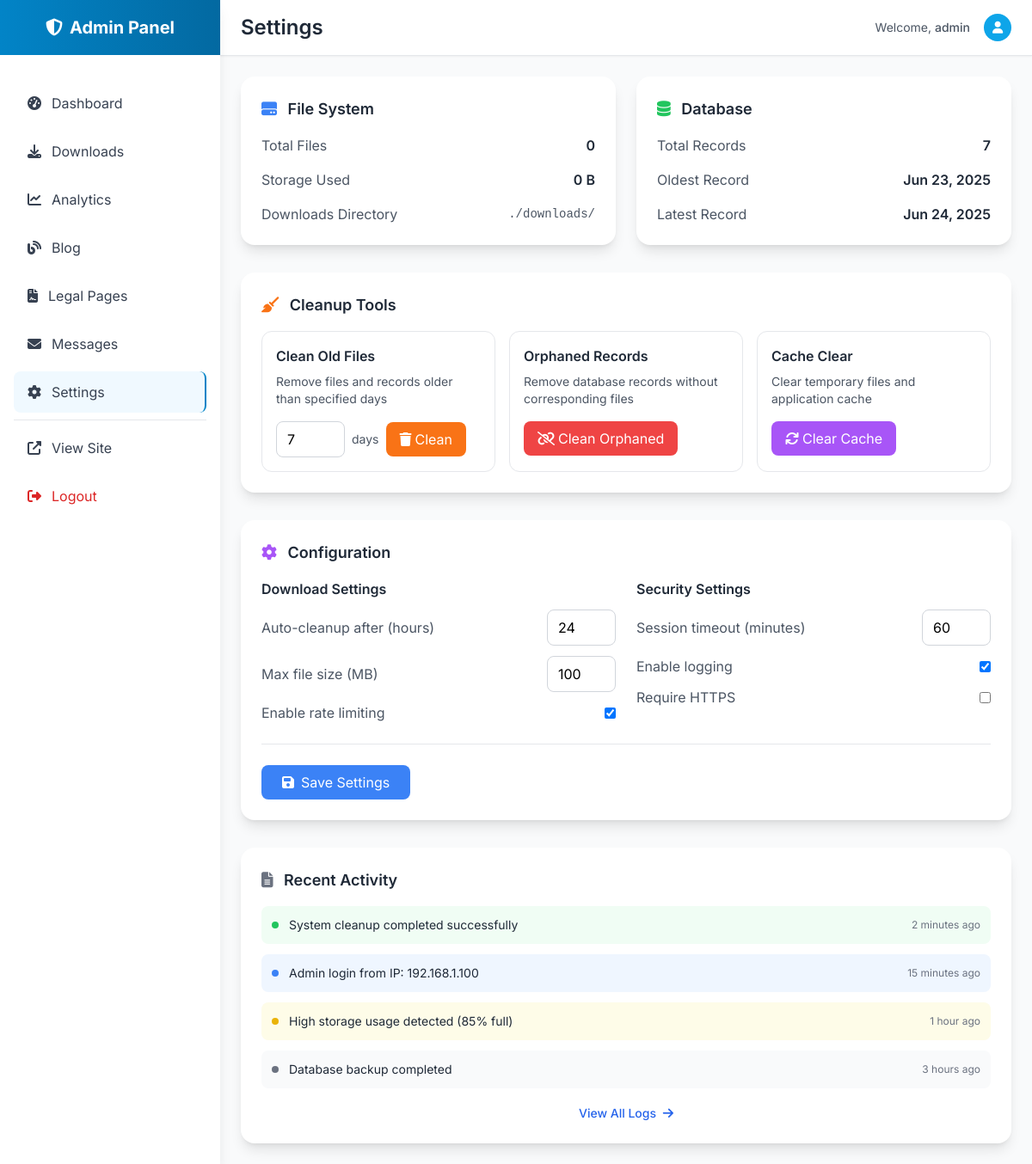
The app's page /admin/settings (signed in), older data.
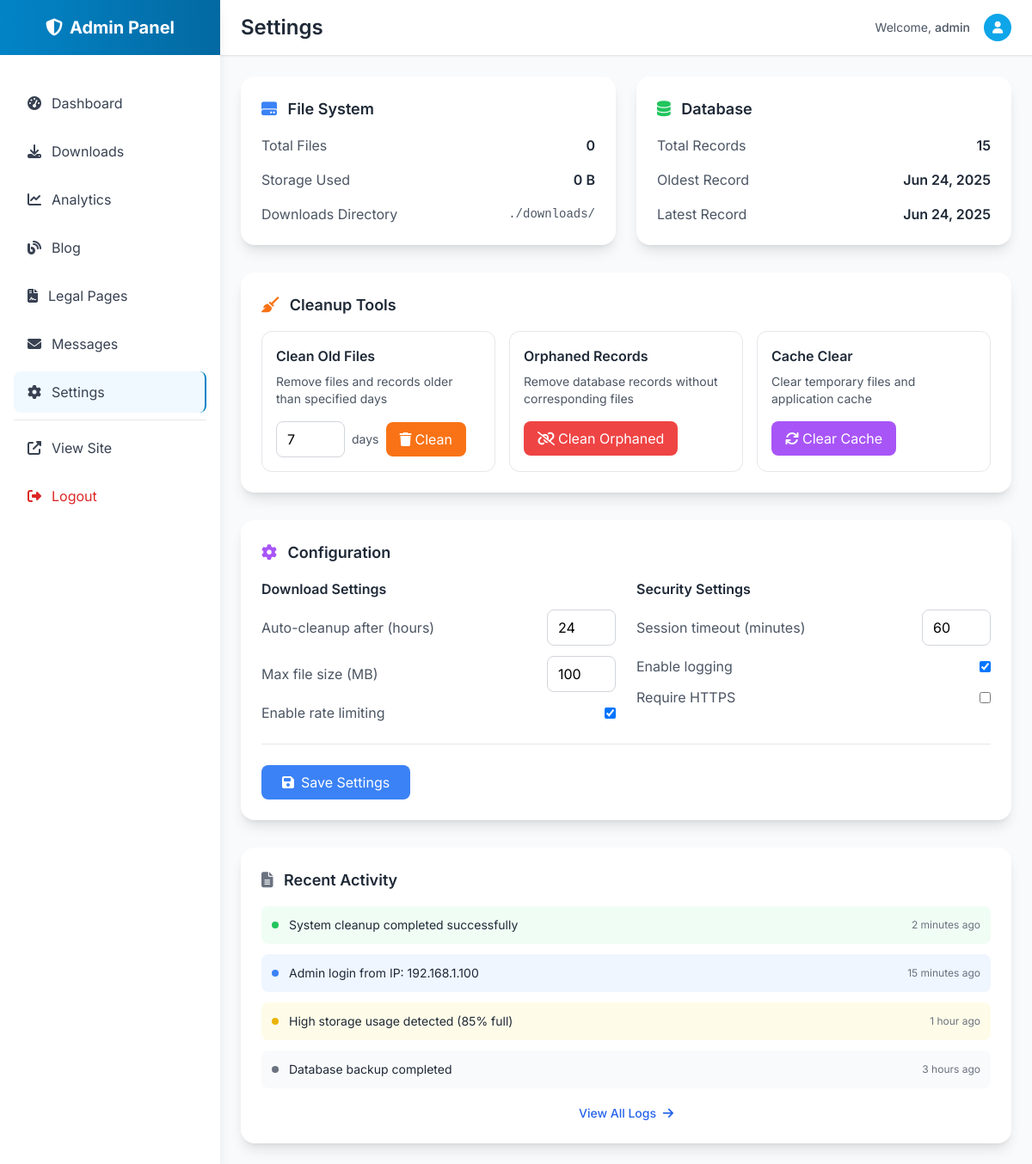
The same page, newer data.
### utils.py (models this page shows)
class DownloadHistory(db.Model):
    __tablename__ = 'download_history'
    id = Column(Integer, primary_key=True)
    url = Column(String(500), nullable=False)
    platform = Column(String(50), nullable=False)
    filename = Column(String(255), nullable=False)
    file_path = Column(String(500), nullable=False)
    file_size = Column(BigInteger)
    media_type = Column(String(50))
    created_at = Column(DateTime, default=datetime.utcnow)

### admin.py (the view, shortened to what this page needs)
@app.route('/admin/settings')
@admin_required
def admin_settings():
    downloads_dir = 'downloads'
    total_files = 0
    total_size = 0
    db_stats = {
        'total_records': DownloadHistory.query.count(),
        'oldest_record': DownloadHistory.query.order_by(DownloadHistory.created_at).first(),
        'newest_record': DownloadHistory.query.order_by(desc(DownloadHistory.created_at)).first()
    }
    return render_template('admin/settings.html',
        total_files=total_files,
        total_size=format_file_size(total_size),
        db_stats=db_stats,
        format_file_size=format_file_size
    )

### admin.py (called while the page is built)
def admin_required(f):
    @wraps(f)
    def decorated_function(*args, **kwargs):
        if not session.get('admin_logged_in'):
            return redirect(url_for('admin_login'))
        return f(*args, **kwargs)
    return decorated_function

### utils.py (called while the page is built, shortened)
def format_file_size(size_bytes):
    if size_bytes == 0:
        return "0 B"

### templates/admin/settings.html (shortened to what this page needs)
{% extends "admin/base.html" %}
{% block page_title %}Settings{% endblock %}
{% block content %}
<div class="grid grid-cols-1 lg:grid-cols-2 gap-6 mb-8">
    <div class="bg-white rounded-2xl shadow-lg p-6">
        <h3 class="text-lg font-semibold text-gray-800 mb-4">
            <i class="fas fa-hdd text-blue-500 mr-2"></i>
            File System
        </h3>
        <div class="space-y-4">
            <div class="flex items-center justify-between">
                <span class="text-gray-600">Total Files</span>
                <span class="font-semibold text-gray-800">{{ total_files }}</span>
            </div>
            <div class="flex items-center justify-between">
                <span class="text-gray-600">Storage Used</span>
                <span class="font-semibold text-gray-800">{{ total_size }}</span>
            </div>
            <div class="flex items-center justify-between">
                <span class="text-gray-600">Downloads Directory</span>
                <span class="font-mono text-sm text-gray-600">./downloads/</span>
            </div>
        </div>
    </div>
    <div class="bg-white rounded-2xl shadow-lg p-6">
        <h3 class="text-lg font-semibold text-gray-800 mb-4">
            <i class="fas fa-database text-green-500 mr-2"></i>
            Database
        </h3>
        <div class="space-y-4">
            <div class="flex items-center justify-between">
                <span class="text-gray-600">Total Records</span>
                <span class="font-semibold text-gray-800">{{ db_stats.total_records }}</span>
            </div>
            {% if db_stats.oldest_record %}
            <div class="flex items-center justify-between">
                <span class="text-gray-600">Oldest Record</span>
                <span class="font-semibold text-gray-800">{{ db_stats.oldest_record.created_at.strftime('%b %d, %Y') }}</span>
            </div>
            {% endif %}
            {% if db_stats.newest_record %}
            <div class="flex items-center justify-between">
                <span class="text-gray-600">Latest Record</span>
                <span class="font-semibold text-gray-800">{{ db_stats.newest_record.created_at.strftime('%b %d, %Y') }}</span>
            </div>
            {% endif %}
        </div>
    </div>
</div>
<div class="bg-white rounded-2xl shadow-lg p-6 mb-8">
    <h3 class="text-lg font-semibold text-gray-800 mb-4">
        <i class="fas fa-broom text-orange-500 mr-2"></i>
        Cleanup Tools
    </h3>
    <div class="grid grid-cols-1 md:grid-cols-3 gap-4">
        <div class="border border-gray-200 rounded-xl p-4">
            <h4 class="font-semibold text-gray-800 mb-2">Clean Old Files</h4>
            <p class="text-sm text-gray-600 mb-4">Remove files and records older than specified days</p>
            <div class="flex items-center space-x-2">
                <input type="number" id="cleanupDays" value="7" min="1" max="365"
                       class="w-20 px-3 py-2 border border-gray-300 rounded-lg focus:border-blue-500 focus:ring-2 focus:ring-blue-200">
                <span class="text-sm text-gray-600">days</span>
                <button onclick="performCleanup()"
                        class="bg-orange-500 text-white px-4 py-2 rounded-lg hover:bg-orange-600 transition-colors">
                    <i class="fas fa-trash mr-1"></i>Clean
                </button>
            </div>
        </div>
        <div class="border border-gray-200 rounded-xl p-4">
            <h4 class="font-semibold text-gray-800 mb-2">Orphaned Records</h4>
            <p class="text-sm text-gray-600 mb-4">Remove database records without corresponding files</p>
            <button onclick="cleanOrphaned()"
                    class="bg-red-500 text-white px-4 py-2 rounded-lg hover:bg-red-600 transition-colors">
                <i class="fas fa-unlink mr-1"></i>Clean Orphaned
            </button>
        </div>
        <div class="border border-gray-200 rounded-xl p-4">
            <h4 class="font-semibold text-gray-800 mb-2">Cache Clear</h4>
            <p class="text-sm text-gray-600 mb-4">Clear temporary files and application cache</p>
            <button onclick="clearCache()"
                    class="bg-purple-500 text-white px-4 py-2 rounded-lg hover:bg-purple-600 transition-colors">
                <i class="fas fa-sync mr-1"></i>Clear Cache
            </button>
        </div>
    </div>
</div>
<div class="bg-white rounded-2xl shadow-lg p-6 mb-8">
    <h3 class="text-lg font-semibold text-gray-800 mb-4">
        <i class="fas fa-cog text-purple-500 mr-2"></i>
        Configuration
    </h3>
    <div class="grid grid-cols-1 md:grid-cols-2 gap-6">
        <div>
            <h4 class="font-semibold text-gray-800 mb-3">Download Settings</h4>
            <div class="space-y-3">
                <div class="flex items-center justify-between">
                    <label class="text-gray-600">Auto-cleanup after (hours)</label>
                    <input type="number" value="24" min="1" max="168"
                           class="w-20 px-3 py-2 border border-gray-300 rounded-lg focus:border-blue-500 focus:ring-2 focus:ring-blue-200">
                </div>
                <div class="flex items-center justify-between">
                    <label class="text-gray-600">Max file size (MB)</label>
                    <input type="number" value="100" min="1" max="1000"
                           class="w-20 px-3 py-2 border border-gray-300 rounded-lg focus:border-blue-500 focus:ring-2 focus:ring-blue-200">
                </div>
                <div class="flex items-center justify-between">
                    <label class="text-gray-600">Enable rate limiting</label>
                    <input type="checkbox" checked class="rounded">
                </div>
            </div>
        </div>
        <div>
            <h4 class="font-semibold text-gray-800 mb-3">Security Settings</h4>
            <div class="space-y-3">
                <div class="flex items-center justify-between">
                    <label class="text-gray-600">Session timeout (minutes)</label>
                    <input type="number" value="60" min="5" max="480"
                           class="w-20 px-3 py-2 border border-gray-300 rounded-lg focus:border-blue-500 focus:ring-2 focus:ring-blue-200">
                </div>
                <div class="flex items-center justify-between">
                    <label class="text-gray-600">Enable logging</label>
                    <input type="checkbox" checked class="rounded">
                </div>
                <div class="flex items-center justify-between">
                    <label class="text-gray-600">Require HTTPS</label>
                    <input type="checkbox" class="rounded">
                </div>
            </div>
        </div>
    </div>
    <div class="mt-6 pt-6 border-t border-gray-200">
        <button class="bg-blue-500 text-white px-6 py-2 rounded-lg hover:bg-blue-600 transition-colors">
            <i class="fas fa-save mr-2"></i>Save Settings
        </button>
    </div>
</div>
<div class="bg-white rounded-2xl shadow-lg p-6">
    <h3 class="text-lg font-semibold text-gray-800 mb-4">
        <i class="fas fa-file-alt text-gray-500 mr-2"></i>
        Recent Activity
    </h3>
    <div class="space-y-3">
        <div class="flex items-center justify-between p-3 bg-green-50 rounded-lg">
            <div class="flex items-center space-x-3">
                <div class="w-2 h-2 bg-green-500 rounded-full"></div>
                <span class="text-sm text-gray-800">System cleanup completed successfully</span>
            </div>
            <span class="text-xs text-gray-500">2 minutes ago</span>
        </div>
        <div class="flex items-center justify-between p-3 bg-blue-50 rounded-lg">
            <div class="flex items-center space-x-3">
                <div class="w-2 h-2 bg-blue-500 rounded-full"></div>
                <span class="text-sm text-gray-800">Admin login from IP: 192.168.1.100</span>
            </div>
            <span class="text-xs text-gray-500">15 minutes ago</span>
        </div>
        <div class="flex items-center justify-between p-3 bg-yellow-50 rounded-lg">
            <div class="flex items-center space-x-3">
                <div class="w-2 h-2 bg-yellow-500 rounded-full"></div>
                <span class="text-sm text-gray-800">High storage usage detected (85% full)</span>
            </div>
            <span class="text-xs text-gray-500">1 hour ago</span>
        </div>
        <div class="flex items-center justify-between p-3 bg-gray-50 rounded-lg">
            <div class="flex items-center space-x-3">
                <div class="w-2 h-2 bg-gray-500 rounded-full"></div>
                <span class="text-sm text-gray-800">Database backup completed</span>
            </div>
            <span class="text-xs text-gray-500">3 hours ago</span>
        </div>
    </div>
    <div class="mt-4 text-center">
        <button class="text-blue-600 hover:text-blue-800 text-sm font-medium">
            View All Logs <i class="fas fa-arrow-right ml-1"></i>
        </button>
    </div>
</div>
{% endblock %}

### templates/admin/base.html (shortened to what this page needs)
<!DOCTYPE html>
<html lang="en" class="scroll-smooth">
<head>
    <script src="https://cdn.tailwindcss.com"></script>
    <link rel="stylesheet" href="https://cdnjs.cloudflare.com/ajax/libs/font-awesome/6.4.0/css/all.min.css">
</head>
<body class="bg-gray-50 font-sans">
    <div class="fixed inset-y-0 left-0 z-50 w-64 bg-white shadow-lg transform -translate-x-full lg:translate-x-0 transition-transform duration-300" id="sidebar">
        <div class="flex items-center justify-center h-16 bg-gradient-to-r from-admin-600 to-admin-700">
            <h1 class="text-white text-xl font-bold">
                <i class="fas fa-shield-alt mr-2"></i>Admin Panel
            </h1>
        </div>
        <nav class="mt-8">
            <div class="px-4 space-y-2">
                <a href="{{ url_for('admin_dashboard') }}" class="flex items-center px-4 py-3 text-gray-700 rounded-lg hover:bg-admin-50 hover:text-admin-600 transition-colors duration-200 ">
                    <i class="fas fa-tachometer-alt mr-3"></i>
                    Dashboard
                </a>
                <a href="{{ url_for('admin_downloads') }}" class="flex items-center px-4 py-3 text-gray-700 rounded-lg hover:bg-admin-50 hover:text-admin-600 transition-colors duration-200 ">
                    <i class="fas fa-download mr-3"></i>
                    Downloads
                </a>
                <a href="{{ url_for('admin_analytics') }}" class="flex items-center px-4 py-3 text-gray-700 rounded-lg hover:bg-admin-50 hover:text-admin-600 transition-colors duration-200 ">
                    <i class="fas fa-chart-line mr-3"></i>
                    Analytics
                </a>
                <a href="{{ url_for('admin_blog') }}" class="flex items-center px-4 py-3 text-gray-700 rounded-lg hover:bg-admin-50 hover:text-admin-600 transition-colors duration-200 ">
                    <i class="fas fa-blog mr-3"></i>
                    Blog
                </a>
                <a href="{{ url_for('admin_legal') }}" class="flex items-center px-4 py-3 text-gray-700 rounded-lg hover:bg-admin-50 hover:text-admin-600 transition-colors duration-200 ">
                    <i class="fas fa-file-contract mr-3"></i>
                    Legal Pages
                </a>
                <a href="{{ url_for('admin_messages') }}" class="flex items-center px-4 py-3 text-gray-700 rounded-lg hover:bg-admin-50 hover:text-admin-600 transition-colors duration-200 ">
                    <i class="fas fa-envelope mr-3"></i>
                    Messages
                </a>
                <a href="{{ url_for('admin_settings') }}" class="flex items-center px-4 py-3 text-gray-700 rounded-lg hover:bg-admin-50 hover:text-admin-600 transition-colors duration-200 {% if request.endpoint == 'admin_settings' %}bg-admin-50 text-admin-600 border-r-2 border-admin-600{% endif %}">
                    <i class="fas fa-cog mr-3"></i>
                    Settings
                </a>
                <div class="border-t border-gray-200 my-4"></div>
                <a href="{{ url_for('index') }}" class="flex items-center px-4 py-3 text-gray-700 rounded-lg hover:bg-gray-100 transition-colors duration-200" target="_blank">
                    <i class="fas fa-external-link-alt mr-3"></i>
                    View Site
                </a>
                <a href="{{ url_for('admin_logout') }}" class="flex items-center px-4 py-3 text-red-600 rounded-lg hover:bg-red-50 transition-colors duration-200">
                    <i class="fas fa-sign-out-alt mr-3"></i>
                    Logout
                </a>
            </div>
        </nav>
    </div>
    <div class="lg:ml-64">
        <header class="bg-white shadow-sm border-b border-gray-200">
            <div class="flex items-center justify-between px-6 py-4">
                <div class="flex items-center">
                    <h2 class="ml-4 lg:ml-0 text-2xl font-semibold text-gray-800">
                        {% block page_title %}Dashboard{% endblock %}
                    </h2>
                </div>
                <div class="flex items-center space-x-4">
                    <div class="text-sm text-gray-600">
                        Welcome, <span class="font-medium">{{ session.admin_username }}</span>
                    </div>
                    <div class="w-8 h-8 bg-admin-500 rounded-full flex items-center justify-center">
                        <i class="fas fa-user text-white text-sm"></i>
                    </div>
                </div>
            </div>
        </header>
        <main class="p-6">
            {% block content %}{% endblock %}
        </main>
    </div>
</body>
</html>

Row changes from the older to the newer data that the page shows:
removed DownloadHistory: oldest_record.created_at "Jun 23, 2025"
added DownloadHistory: oldest_record.created_at "Jun 24, 2025"
Text that changed along with them:
{{ db_stats.total_records }}: "7" → "15"
